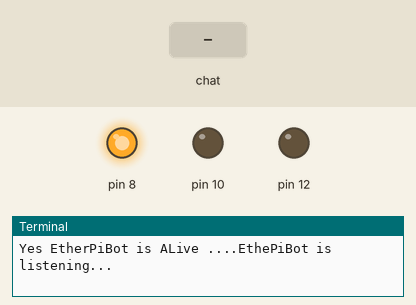
Recording of a program running on a simulated Raspberry Pi (header pin numbers). Parts: output pins drawn as LEDs (lit = HIGH), the last lines printed to the terminal. The inputs (shaded band) are chosen by the test bench.

Above: at 1.2 s.
1.3 s: chat message "on" arrives
At 1.9 s:
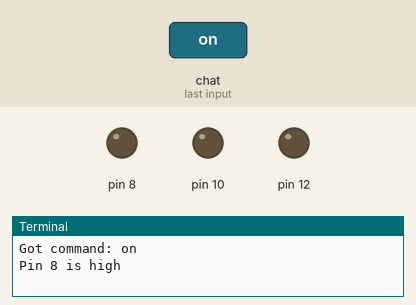
2.8 s: chat message "motoronf" arrives
At 3.1 s:
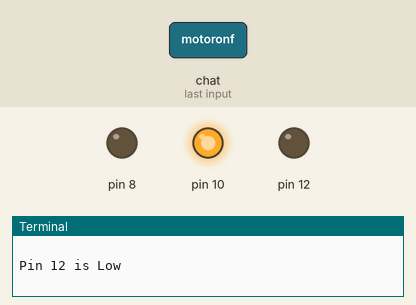
4.3 s: chat message "off" arrives
At 5.4 s:
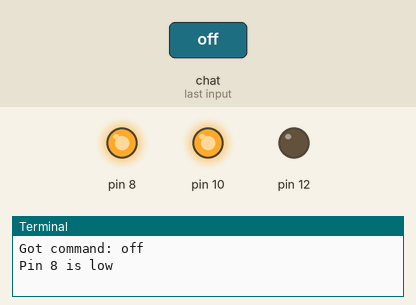
5.8 s: chat message "motoronr" arrives
At 6.6 s:
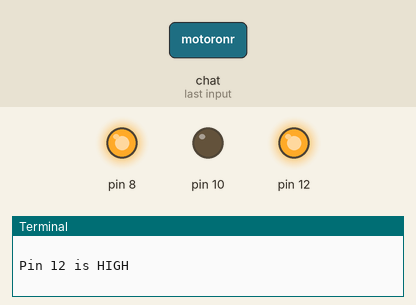
7.3 s: chat message "on" arrives
At 7.7 s:
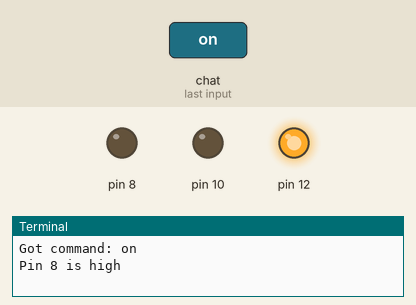
Timing chart, 0 to 9.8 s (numbered marks = the images above; inputs shaded):
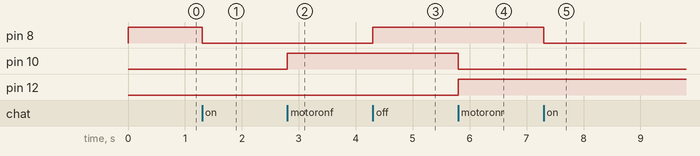

Measured:
- after the input at 1.3 s, pin 8: HIGH → LOW at once
- after the input at 2.8 s, pin 10: LOW → HIGH at once
- after the input at 4.3 s, pin 8: LOW → HIGH at once
- after the input at 5.8 s, pin 10: HIGH → LOW at once; pin 12: LOW → HIGH at once
- after the input at 7.3 s, pin 8: HIGH → LOW at once

The program:

HomeAutomationSystem.py
```python
#coder :- HomeAutomationSystemBot


import sys
import time
import telepot
import RPi.GPIO as GPIO
#LED

l=0
f=0
r=0

def on(pin):
    GPIO.output(pin,GPIO.LOW)
    global l
    l=1
    print("Pin 8 is high\n")
    return "Bhoom Led On :-) Thank You For Using HomeAutomationSystemBot To Turn Off LED Type Off\n"
def off(pin):
    GPIO.output(pin,GPIO.HIGH)
    global l
    l=0
    print("Pin 8 is low\n")
    return "Bhoom Led Off :-) Thank You For Using HomeAutomationSystemBot To Turn Off LED Type On\n"

def MotorOnF(m1,m2):
    GPIO.output(m1,GPIO.HIGH)
    GPIO.output(m2,GPIO.LOW)
    global f
    f=1
    global r
    r=0
    print("Motor rotating in Forward direction\n")
    print("Pin 10 is High\n")
    print("Pin 12 is Low\n")
    return "Motor rotating in Forward direction"
def MotorOnR(m1,m2):
    GPIO.output(m1,GPIO.LOW)
    GPIO.output(m2,GPIO.HIGH)
    global f
    f=0
    global r
    r=1
    print("Motor rotating in reverse direction\n")
    print("Pin 10 is LOW\n")
    print("Pin 12 is HIGH\n")
    return "Motor rotating in reverse direction"
def MotorOff(m1,m2):
    GPIO.output(m1,GPIO.LOW)
    GPIO.output(m2,GPIO.LOW)
    global f
    f=0
    global r
    r=0
    print("Pin 10 is Low\n")
    print("Pin 12 is Low\n")
    return "Motor is turned off"
def Status():
    s=""
    global l
    global f
    global r
    print( l, f, r)
    if( l==1):
        s="Ligth is ON "
    else:
        s="Ligth is OFF "
    if(( f==1 and  r==0) or ( f==1 and  r==0)):
        s+=" Motor is ON"
    else:
        s+=" Motor is OFF"
    return s
# to use Raspberry Pi board pin numbers
GPIO.setmode(GPIO.BOARD)
GPIO.setwarnings(False)
# set up GPIO output channel
GPIO.setup(8, GPIO.OUT)
GPIO.setup(10, GPIO.OUT)
GPIO.setup(12, GPIO.OUT)

#default values

GPIO.output(8,GPIO.HIGH)
GPIO.setup(10, GPIO.LOW)
GPIO.setup(12, GPIO.LOW)

def handle(msg):
    chat_id = msg["chat"]["id"]
    command = msg["text"]

    print("Got command: %s" % command)

    if command.lower() == "on":
        bot.sendMessage(chat_id, on(8))
    elif command.lower() =="off":
        bot.sendMessage(chat_id, off(8))
    elif command.lower() == "motoronf":
        bot.sendMessage(chat_id, MotorOnF(10,12))
    elif command.lower() == "motoronr":
        bot.sendMessage(chat_id, MotorOnR(10,12))
    elif command.lower() == "motoroff":
        bot.sendMessage(chat_id, MotorOff(10,12))
    elif command.lower() == "status":
        bot.sendMessage(chat_id, Status())

    elif command =="stop":
        x="process is stopped please re run the program again ----> :-) \n"
        bot.sendMessage(chat_id,x)
        GPIO.cleanup()
        quit()

bot = telepot.Bot("Enter Your api key generated in telegram")
bot.message_loop(handle)
print("Yes EtherPiBot is ALive ....EthePiBot is listening...\n")
while 1:
    try:
        time.sleep(10)
    except KeyboardInterrupt:
        print("\n Program interrupted")
        GPIO.cleanup()
        exit()
    except:
        print("Other error or exception occured!")
        GPIO.cleanup()
```
